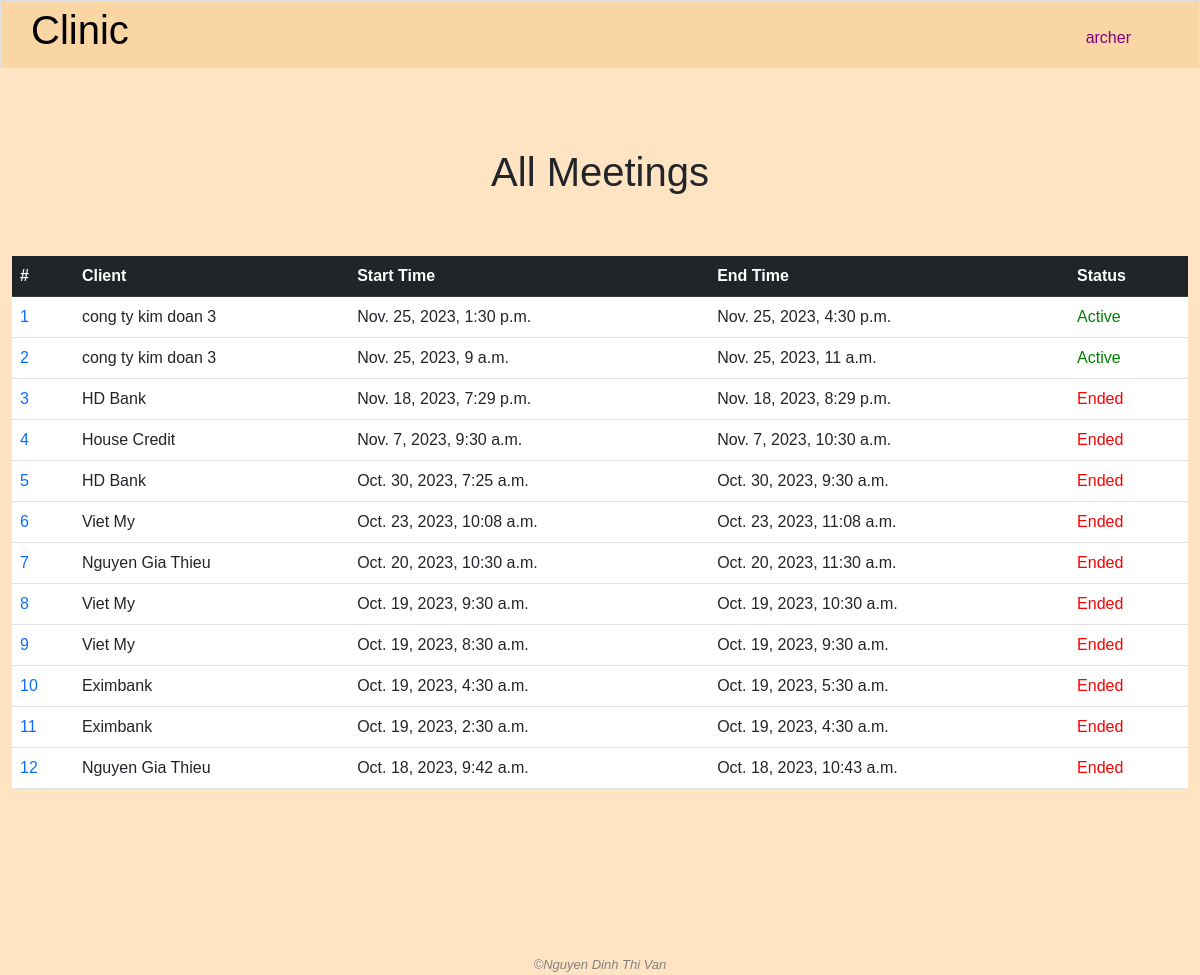
The page /all_meetings (signed in) on the database as committed earlier.
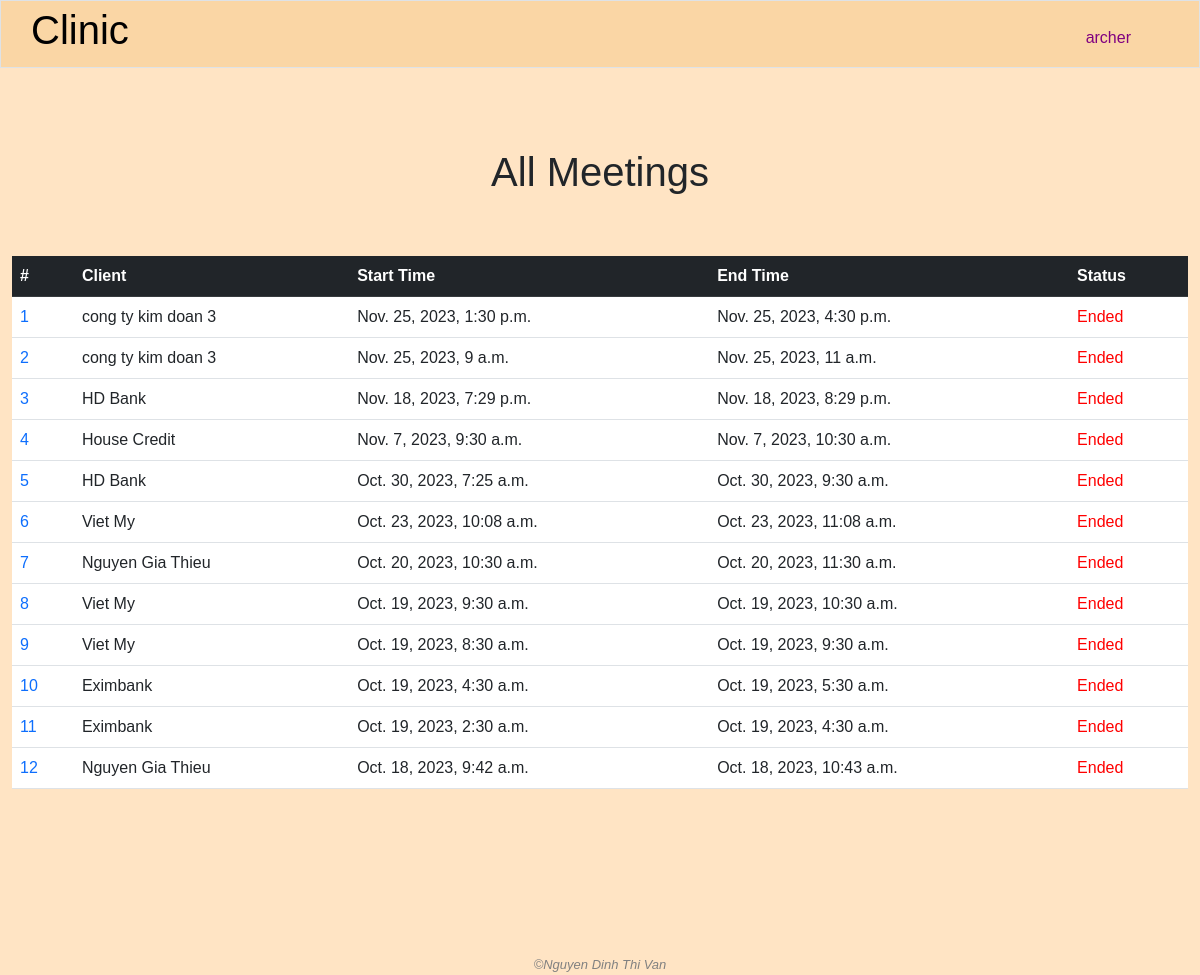
The same page on the database as committed later.
### clinic/models.py (models this page shows, shortened)
class MeetUp(models.Model):
    start_time = models.DateTimeField(blank=True, null=True)
    end_time = models.DateTimeField(blank=True, null=True)
    client = models.ForeignKey(Company, on_delete=models.CASCADE, related_name='meetings')
    created = models.DateTimeField(auto_now_add=True)
    end_or_not = models.BooleanField(default=False)

class Company(models.Model):
    name = models.CharField(max_length=255)
    industry = models.CharField(max_length=255)
    address = models.TextField()
    email = models.CharField(max_length=255, blank=True, null=True)
    phone = models.CharField(max_length=255, blank=True, null=True)
    representative = models.ForeignKey('People', on_delete=models.SET_NULL, blank=True, null=True, related_name="companies")
    male_headcount = models.IntegerField()
    female_headcount = models.IntegerField()
    created_by = models.ForeignKey(User, on_delete=models.SET_NULL, blank=True, null=True, related_name="add_companies")
    modified_by = models.ForeignKey(User, on_delete=models.SET_NULL, blank=True, null=True, related_name="modified_companies")

### clinic/views.py (the view)
# urls.py: path('all_meetings', views.all_meetings, name="all_meetings"),
@login_required
def all_meetings(request):
    if "read_meeting_info" not in user_right(request.user.management_right_level):
        request.session['nay_message'] = "You do not have the permission to read this information"
        return HttpResponseRedirect(reverse('index'))
    meetings = MeetUp.objects.all().order_by("-start_time")
    yay_message = request.session.get('yay_message', '')
    nay_message = request.session.get('nay_message', '')
    request.session['yay_message'] = ''
    request.session['nay_message'] = ''
    return render(request, "clinic/all_meetings.html", {
        "meetings": meetings,
        "yay_message": yay_message,
        "nay_message": nay_message
    })

### clinic/templates/clinic/all_meetings.html (shortened to what this page needs)
{% extends "clinic/layout.html" %}
{% load static %}
{% block main %}
    <h1 class="text-center page-title">All Meetings</h1>
    <container class="container-fluid">
        <table class="table table-hover">
            <thead class="table-dark">
                <tr>
                    <th>#</th>
                    <th>Client</th>
                    <th>Start Time</th>
                    <th>End Time</th>
                    <th>Status</th>
                </tr>
            </thead>
            <tbody>
                {% for meeting in meetings %}
                    <tr>
                        <td>
                            <a class="no-underline" href="{% url 'meeting_agenda' meeting_id=meeting.id %}">{{ forloop.counter }}</a>
                        </td>
                        <td>{{ meeting.client.name }}</td>
                        <td>{{ meeting.start_time }}</td>
                        <td>{{ meeting.end_time }}</td>
                        <td>
                            {% if not meeting.end_or_not %}
                                <span style="color: green;">Active</span>
                            {% else %}
                                <span style="color: red;">Ended</span>
                            {% endif %}
                        </td>
                    </tr>
                {% endfor %}
            </tbody>
        </table>
    </container>
{% endblock %}

Rows that differ between the two databases and show on the page:
changed MeetUp "Nov. 25, 2023, 1:30 p.m.": end_or_not "Active" → "Ended"
changed MeetUp "Nov. 25, 2023, 9 a.m.": end_or_not "Active" → "Ended"
